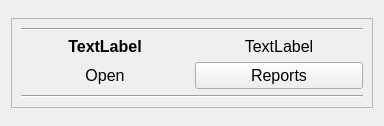
<?xml version="1.0" encoding="UTF-8"?>
<ui version="4.0">
 <class>your_project</class>
 <widget class="QWidget" name="your_project">
  <property name="geometry">
   <rect>
    <x>0</x>
    <y>0</y>
    <width>384</width>
    <height>126</height>
   </rect>
  </property>
  <property name="sizePolicy">
   <sizepolicy hsizetype="Preferred" vsizetype="Fixed">
    <horstretch>0</horstretch>
    <verstretch>0</verstretch>
   </sizepolicy>
  </property>
  <property name="windowTitle">
   <string>Form</string>
  </property>
  <layout class="QGridLayout" name="gridLayout">
   <item row="2" column="0">
    <widget class="QFrame" name="frame_2">
     <property name="sizePolicy">
      <sizepolicy hsizetype="Preferred" vsizetype="Fixed">
       <horstretch>0</horstretch>
       <verstretch>0</verstretch>
      </sizepolicy>
     </property>
     <property name="maximumSize">
      <size>
       <width>16777215</width>
       <height>90</height>
      </size>
     </property>
     <property name="frameShape">
      <enum>QFrame::StyledPanel</enum>
     </property>
     <property name="frameShadow">
      <enum>QFrame::Raised</enum>
     </property>
     <layout class="QGridLayout" name="gridLayout_2">
      <item row="3" column="0" colspan="2">
       <widget class="Line" name="line">
        <property name="orientation">
         <enum>Qt::Horizontal</enum>
        </property>
       </widget>
      </item>
      <item row="2" column="1">
       <widget class="QPushButton" name="reports">
        <property name="font">
         <font>
          <pointsize>12</pointsize>
         </font>
        </property>
        <property name="text">
         <string>Reports</string>
        </property>
       </widget>
      </item>
      <item row="1" column="0">
       <widget class="QLabel" name="code">
        <property name="font">
         <font>
          <pointsize>12</pointsize>
          <weight>75</weight>
          <bold>true</bold>
         </font>
        </property>
        <property name="text">
         <string>TextLabel</string>
        </property>
        <property name="alignment">
         <set>Qt::AlignCenter</set>
        </property>
       </widget>
      </item>
      <item row="1" column="1">
       <widget class="QLabel" name="name">
        <property name="font">
         <font>
          <pointsize>12</pointsize>
         </font>
        </property>
        <property name="text">
         <string>TextLabel</string>
        </property>
        <property name="alignment">
         <set>Qt::AlignCenter</set>
        </property>
       </widget>
      </item>
      <item row="2" column="0">
       <widget class="QLabel" name="status">
        <property name="font">
         <font>
          <pointsize>12</pointsize>
         </font>
        </property>
        <property name="text">
         <string>Open</string>
        </property>
        <property name="alignment">
         <set>Qt::AlignCenter</set>
        </property>
       </widget>
      </item>
      <item row="0" column="0" colspan="2">
       <widget class="Line" name="line_2">
        <property name="orientation">
         <enum>Qt::Horizontal</enum>
        </property>
       </widget>
      </item>
     </layout>
    </widget>
   </item>
  </layout>
 </widget>
 <resources/>
 <connections/>
</ui>
